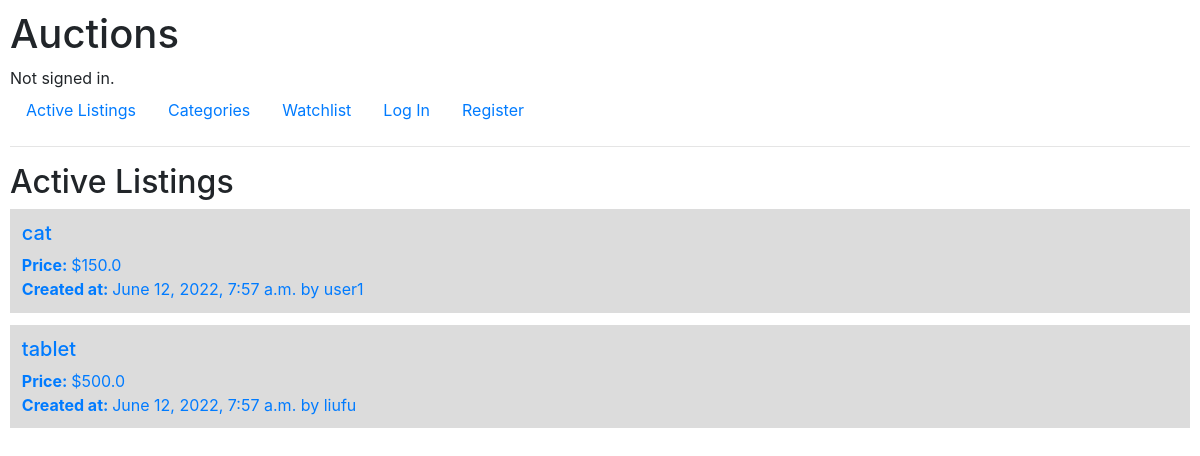
Before: / with the older database file.
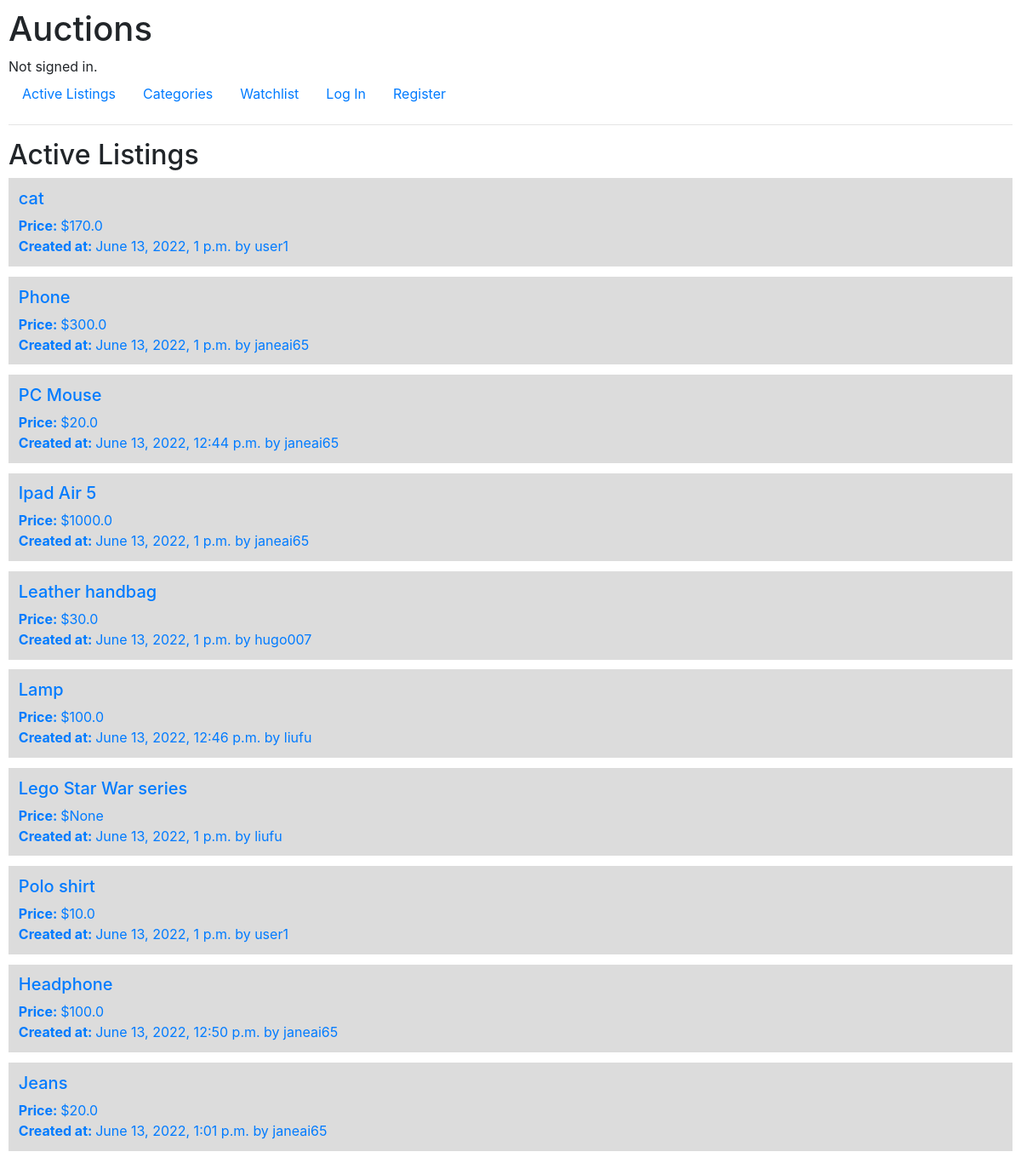
After: the same page with the newer database file.
### auctions/models.py (models this page shows, shortened)
class Listing(models.Model):
    title = models.CharField(max_length=64)
    description = models.CharField(max_length=256)
    created_date = models.DateTimeField(auto_now=True)
    starting_bid = models.FloatField(blank=True, null=True)
    current_bid = models.FloatField(blank=True, null=True)
    creator = models.ForeignKey(User, on_delete=models.CASCADE, blank=True, null=True, related_name="creator")
    current_bidder = models.ForeignKey(User, on_delete=models.CASCADE, blank=True, null=True, related_name="winner")
    watchers = models.ManyToManyField(User, blank=True, related_name="wishlistings")
    is_active = models.BooleanField(default=True)
    CATEGORY_CHOICES = [
        ('FASHION', 'Fashion'),
        ('TOYS', 'Toys'),
        ('ELECTRONICS', 'Electronics'),
        ('HOME','Home')
    ]
    category = models.CharField(
        max_length=24,
        choices = CATEGORY_CHOICES,
    )

class User(AbstractUser):
    pass

### auctions/views.py (the view)
# urls.py: path("", views.index, name="index"),
def index(request):
    return render(request, "auctions/index.html", {
        "Listings": Listing.objects.filter(is_active = True),
    })

### auctions/templates/auctions/index.html
{% extends "auctions/layout.html" %}
{% block body %}
    <h2>Active Listings</h2>
    {% include "auctions/show_listings.html" %}
{% endblock %}

### auctions/templates/auctions/show_listings.html
{% for listing in Listings %}
    <a href="{% url 'listing' listing.id %}">
        <div style="border: 10px; padding:1%; background-color: gainsboro; margin-bottom: 1%;">
            <div><h5>{{ listing.title }}</h5></div>
            <div><b>Price: </b>${{listing.current_bid}}</div>
            {% if listing.is_active %}
                <div><b>Created at: </b>{{ listing.created_date }} by {{ listing.creator}}</div>
            {% else %}
                <div><b>Winner: </b>{{listing.current_bidder}} </div>
            {% endif %}
        </div>
    </a>
{% endfor %}

Changed rows visible on the page:
removed Listing: title "tablet", current_bid "500.0", created_date "June 12, 2022, 7:57 a.m.", creator "liufu"
changed Listing "cat": current_bid "150.0" → "170.0"; created_date "June 12, 2022, 7:57 a.m." → "June 13, 2022, 1 p.m."
now on this page (row edited): Listing: title "Phone", current_bid "300.0", created_date "June 13, 2022, 1 p.m.", creator "janeai65"
now on this page (row edited): Listing: title "PC Mouse", current_bid "20.0", created_date "June 13, 2022, 12:44 p.m.", creator "janeai65"
added Listing: title "Ipad Air 5", current_bid "1000.0", created_date "June 13, 2022, 1 p.m.", creator "janeai65"
added Listing: title "Leather handbag", current_bid "30.0", created_date "June 13, 2022, 1 p.m.", creator "hugo007"
added Listing: title "Lamp", current_bid "100.0", created_date "June 13, 2022, 12:46 p.m.", creator "liufu"
added Listing: title "Lego Star War series", current_bid "None", created_date "June 13, 2022, 1 p.m.", creator "liufu"
added Listing: title "Polo shirt", current_bid "10.0", created_date "June 13, 2022, 1 p.m.", creator "user1"
added Listing: title "Headphone", current_bid "100.0", created_date "June 13, 2022, 12:50 p.m.", creator "janeai65"
added Listing: title "Jeans", current_bid "20.0", created_date "June 13, 2022, 1:01 p.m.", creator "janeai65"
